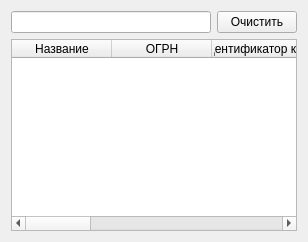
          <widget class="QWidget" name="tab_7">
           <attribute name="title">
            <string>Основные CRL</string>
           </attribute>
           <layout class="QVBoxLayout" name="verticalLayout_21">
            <item>
             <layout class="QVBoxLayout" name="verticalLayout_25">
              <item alignment="Qt::AlignLeft">
               <widget class="QFrame" name="frame_7">
                <property name="frameShape">
                 <enum>QFrame::NoFrame</enum>
                </property>
                <property name="frameShadow">
                 <enum>QFrame::Raised</enum>
                </property>
                <layout class="QVBoxLayout" name="verticalLayout_31">
                 <property name="spacing">
                  <number>6</number>
                 </property>
                 <property name="leftMargin">
                  <number>0</number>
                 </property>
                 <property name="topMargin">
                  <number>0</number>
                 </property>
                 <property name="rightMargin">
                  <number>0</number>
                 </property>
                 <property name="bottomMargin">
                  <number>0</number>
                 </property>
                 <item>
                  <layout class="QHBoxLayout" name="horizontalLayout_10">
                   <item>
                    <widget class="QLineEdit" name="lineEdit_4">
                     <property name="minimumSize">
                      <size>
                       <width>200</width>
                       <height>0</height>
                      </size>
                     </property>
                    </widget>
                   </item>
                   <item>
                    <widget class="QPushButton" name="pushButton_10">
                     <property name="text">
                      <string>Очистить</string>
                     </property>
                    </widget>
                   </item>
                  </layout>
                 </item>
                </layout>
               </widget>
              </item>
             </layout>
            </item>
            <item>
             <widget class="QTableWidget" name="tableWidget_4">
              <property name="sortingEnabled">
               <bool>true</bool>
              </property>
              <column>
               <property name="text">
                <string>Название</string>
               </property>
              </column>
              <column>
               <property name="text">
                <string>ОГРН</string>
               </property>
              </column>
              <column>
               <property name="text">
                <string>Идентификатор ключа</string>
               </property>
              </column>
              <column>
               <property name="text">
                <string>Адрес CRL</string>
               </property>
              </column>
              <column>
               <property name="text">
                <string>Последнее скачивание</string>
               </property>
              </column>
              <column>
               <property name="text">
                <string>Cледующее обновление</string>
               </property>
              </column>
              <column>
               <property name="text">
                <string/>
               </property>
              </column>
              <column>
               <property name="text">
                <string/>
               </property>
              </column>
             </widget>
            </item>
           </layout>
          </widget>
